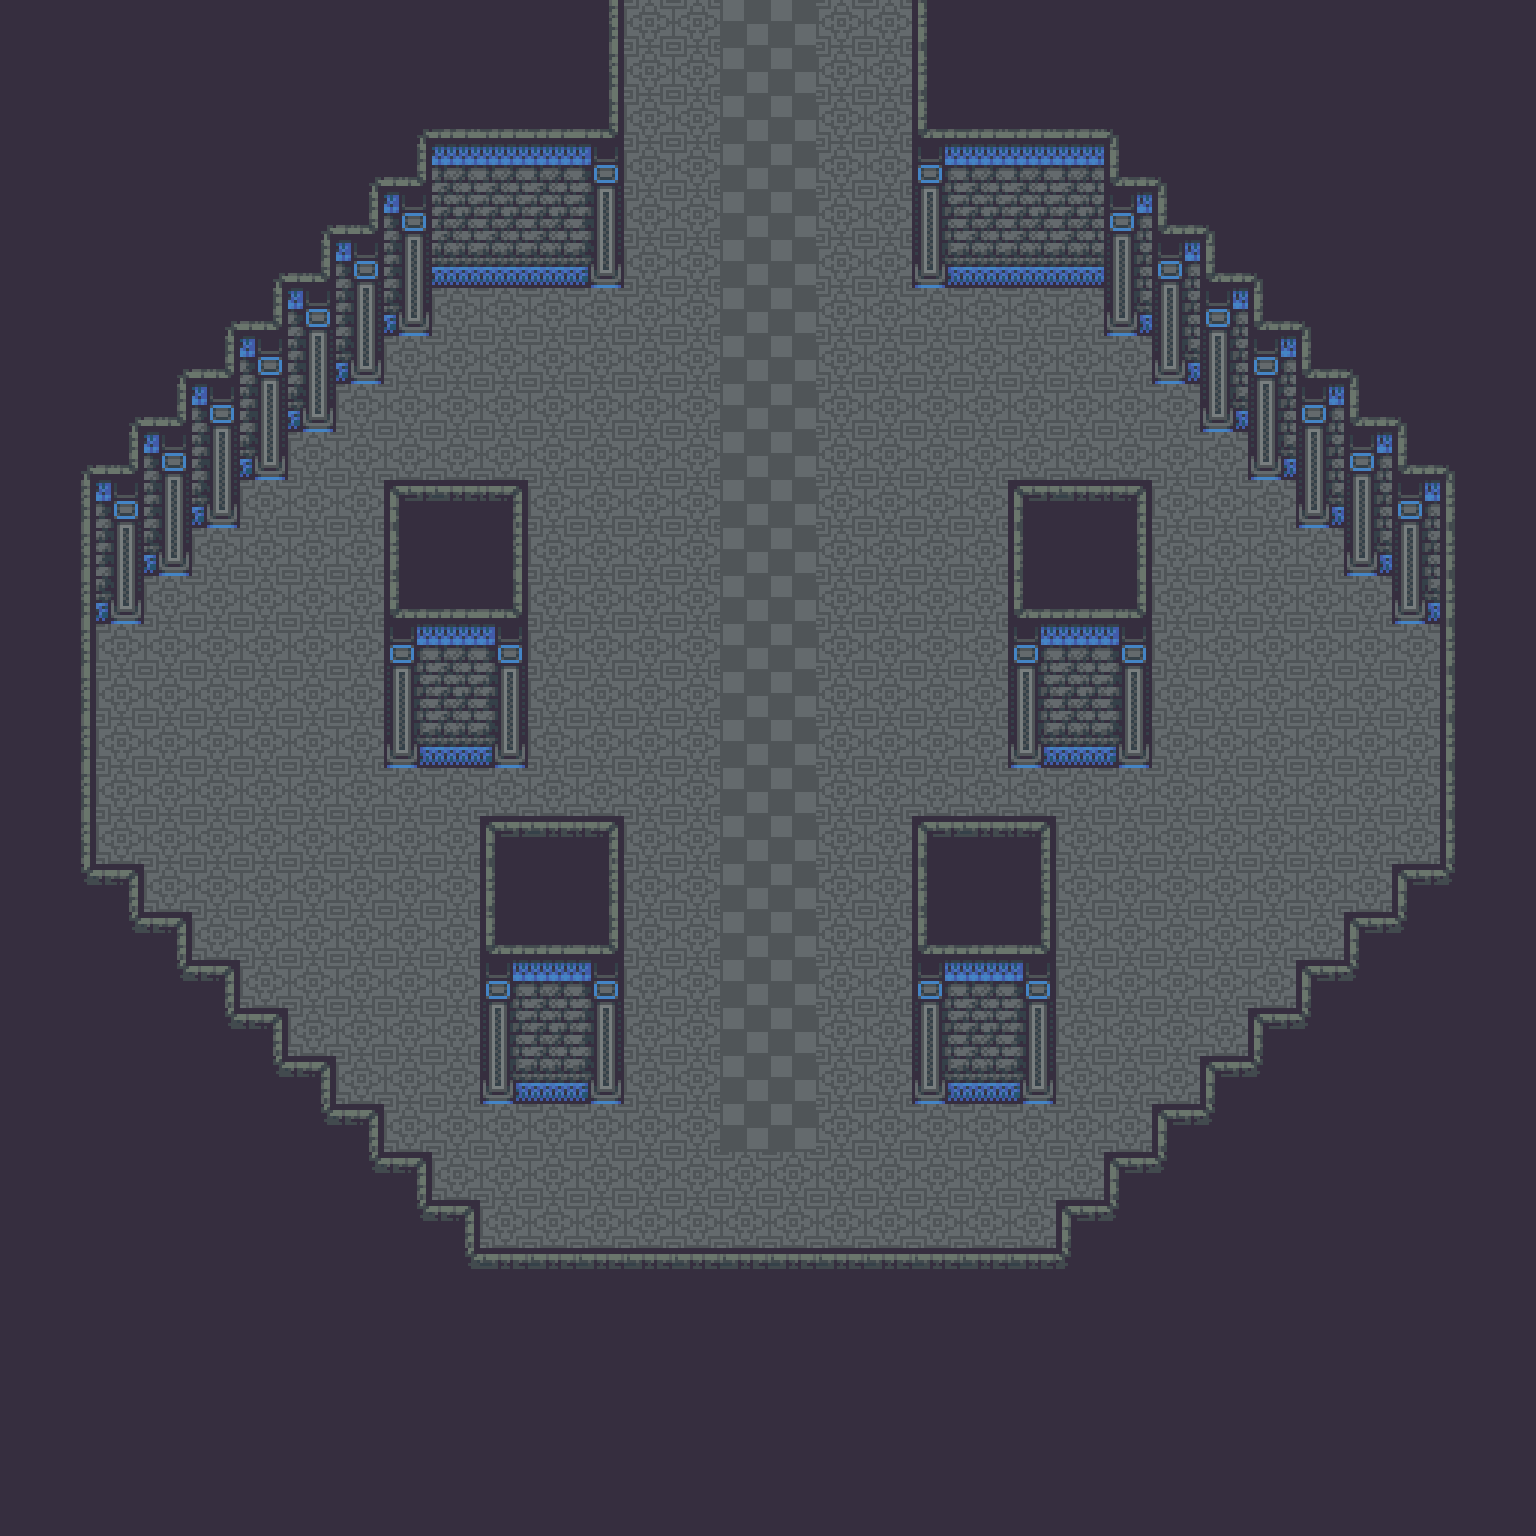

The image is a tile-based game level rendered from a .tmx file. Its description and source (layers, tilesets, objects; grid data summarised) follow:
An orthogonal 32x32 tile map with 48x48 px tiles, 2 tile layers (Floor, Furnishing) and 2 objects.

<map version="1.2" tiledversion="1.3.4" orientation="orthogonal" renderorder="right-down" width="32" height="32" tilewidth="48" tileheight="48" infinite="0" nextlayerid="4" nextobjectid="3">
 <tileset firstgid="1" source="Castle.tsx" />
 <layer id="2" name="Floor" width="32" height="32">
  <data>[1024 cells, 1024 non-empty, 2 distinct tile ids]</data>
 </layer>
 <layer id="1" name="Furnishing" width="32" height="32">
  <data>[1024 cells, 628 non-empty, 22 distinct tile ids]</data>
 </layer>
 <objectgroup id="3" name="Props">
  <object id="1" gid="235" x="606" y="1056" width="324" height="276">
   <properties>
    <property name="I" value="[Npc AraneaImplicitumNpc Upward [Sequence [[Dialog &quot;What a delightful addition... to my web of souls!&quot;] [Battle AraneaImplicitumBattle [AraneaImplicitumDefeated]]]]]" />
   </properties>
  </object>
  <object id="2" gid="235" x="744" y="1200" width="48" height="48">
   <properties>
    <property name="I" value="[Portal [StairsPortal true] [IX 1] Upward TombGround [IX 0] false [AraneaImplicitumDefeated]]" />
   </properties>
  </object>
 </objectgroup>
</map>
